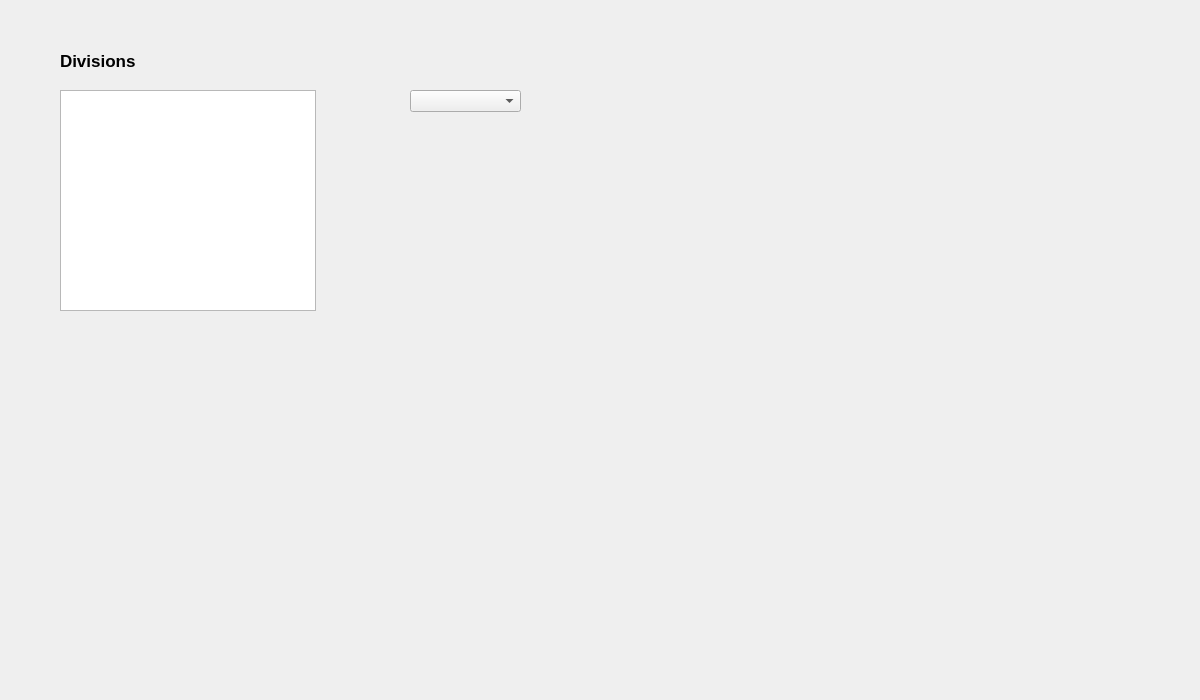
<?xml version="1.0" encoding="UTF-8"?>
<ui version="4.0">
 <class>divisions</class>
 <widget class="QWidget" name="divisions">
  <property name="geometry">
   <rect>
    <x>0</x>
    <y>0</y>
    <width>1200</width>
    <height>700</height>
   </rect>
  </property>
  <property name="windowTitle">
   <string>Form</string>
  </property>
  <widget class="QLabel" name="label">
   <property name="geometry">
    <rect>
     <x>60</x>
     <y>40</y>
     <width>331</width>
     <height>41</height>
    </rect>
   </property>
   <property name="font">
    <font>
     <pointsize>13</pointsize>
     <weight>75</weight>
     <bold>true</bold>
     <kerning>true</kerning>
    </font>
   </property>
   <property name="text">
    <string>Divisions</string>
   </property>
   <property name="textFormat">
    <enum>Qt::PlainText</enum>
   </property>
  </widget>
  <widget class="QComboBox" name="comboBox">
   <property name="geometry">
    <rect>
     <x>410</x>
     <y>90</y>
     <width>111</width>
     <height>22</height>
    </rect>
   </property>
  </widget>
  <widget class="QTableView" name="tableWidget">
   <property name="geometry">
    <rect>
     <x>60</x>
     <y>90</y>
     <width>256</width>
     <height>221</height>
    </rect>
   </property>
  </widget>
 </widget>
 <resources/>
 <connections/>
</ui>
